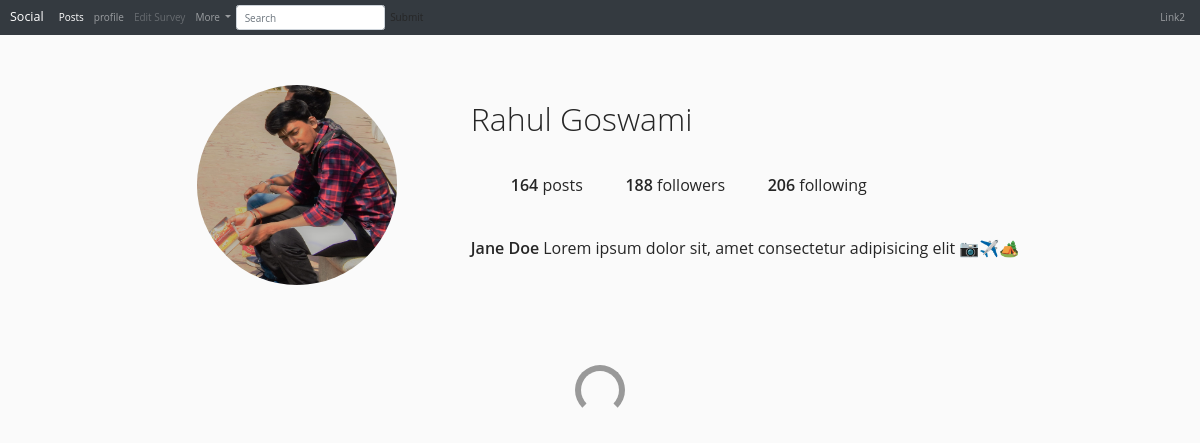
Page /account/userdetail/1/ (signed in) on the committed database.
### account/models.py (models this page shows, shortened)
class About(models.Model):
    user=models.OneToOneField(User,related_name='AboutUser',on_delete=models.CASCADE)
    first_name=models.CharField(max_length=100)
    last_name=models.CharField(max_length=200)
    profile_pic=models.ImageField(upload_to='account')

### account/views.py (the view)
# urls.py: path('userdetail/<int:pk>/',views.UserDetail.as_view(),name='user_detail'),
class UserDetail(LoginRequiredMixin,DetailView):
    model=About
    template_name ='account/about_user.html'

### account/templates/account/about_user.html (shortened to what this page needs)
{%extends 'account/base.html'%}
{%load static%}
{%block head_block%}
<link rel="stylesheet" href="{%static 'insta.css'%}">
{%endblock%}
{%block body_block%}
<header>
	<div class="container">
		<div class="profile">
			<div class="profile-image">
				<img src="{{about.profile_pic.url}}"  height="200px" width="200px" alt="">
			</div>
			<div class="profile-user-settings">
				<h1 class="profile-user-name">{{about.first_name}}  {{about.last_name}} </h1>
			</div>
			<div class="profile-stats">
				<ul>
					<li><span class="profile-stat-count">164</span> posts</li>
					<li><span class="profile-stat-count">188</span> followers</li>
					<li><span class="profile-stat-count">206</span> following</li>
				</ul>
			</div>
			<div class="profile-bio">
				<p><span class="profile-real-name">Jane Doe</span> Lorem ipsum dolor sit, amet consectetur adipisicing elit 📷✈️🏕️</p>
			</div>
		</div>
	</div>
</header>
<main>
	<div class="container">
		<div class="gallery">
		</div>
		<div class="loader"></div>
	</div>
</main>
{%endblock%}

### static/insta.css (style rules this page uses)
:root { font-size: 10px; }
*, *::before, *::after { box-sizing: border-box; }
body { font-family: "Open Sans", Arial, sans-serif; min-height: 100vh; background-color: #fafafa; color: #262626; padding-bottom: 3rem; }
img { display: block; }
.container { max-width: 93.5rem; margin: 0 auto; padding: 0 2rem; }
.profile { padding: 5rem 0; }
.profile::after { content: ""; display: block; clear: both; }
.profile-image { float: left; width: calc(33.333% - 1rem); display: flex; justify-content: center; align-items: center; margin-right: 3rem; }
.profile-image img { border-radius: 50%; }
.profile-user-settings, .profile-stats, .profile-bio { float: left; width: calc(66.666% - 2rem); }
.profile-user-settings { margin-top: 1.1rem; }
.profile-user-name { display: inline-block; font-size: 3.2rem; font-weight: 300; }
.profile-stats { margin-top: 2.3rem; }
.profile-stats li { display: inline-block; font-size: 1.6rem; line-height: 1.5; margin-right: 4rem; cursor: pointer; }
.profile-stats li:last-of-type { margin-right: 0; }
.profile-bio { font-size: 1.6rem; font-weight: 400; line-height: 1.5; margin-top: 2.3rem; }
.profile-real-name, .profile-stat-count, .profile-edit-btn { font-weight: 600; }
.gallery { display: flex; flex-wrap: wrap; margin: -1rem -1rem; padding-bottom: 3rem; }
.loader { width: 5rem; height: 5rem; border: 0.6rem solid #999; border-bottom-color: transparent; border-radius: 50%; margin: 0 auto; animation: loader 500ms linear infinite; }

### rows in the picture
About: profile_pic (picture), first_name "Rahul", last_name "Goswami"
